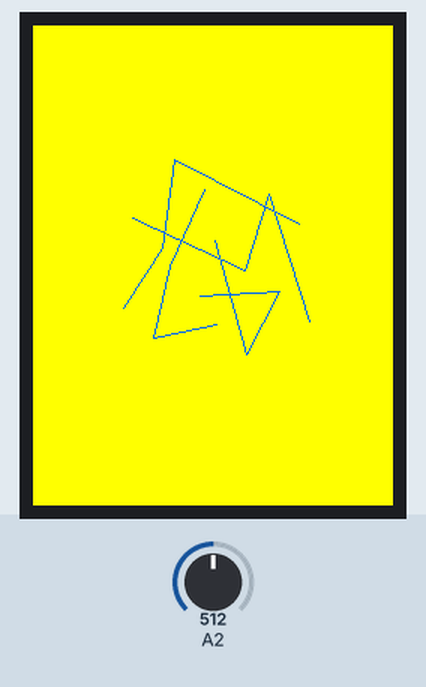
The sketch below on a simulated Teensy 4. Parts: 240×320 colour display. The inputs (shaded band) are chosen by the test bench; at power-on: A2 = 512. What the sketch prints to the serial monitor is not drawn.

Above: at 1.48 s.
1.5 s: A2 set to 716
At 1.61 s:
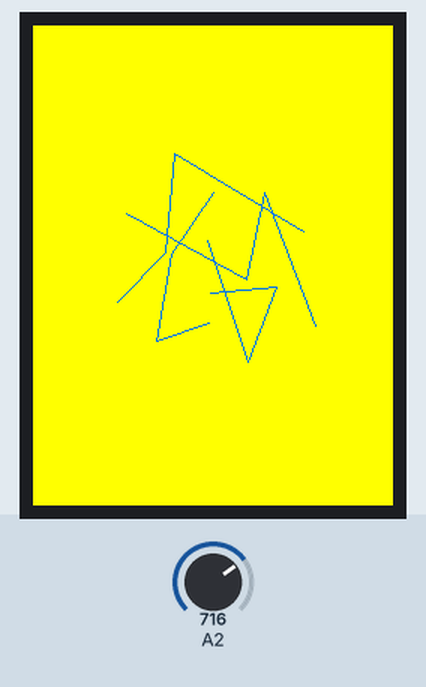
3.1 s: A2 set to 900
At 3.11 s:
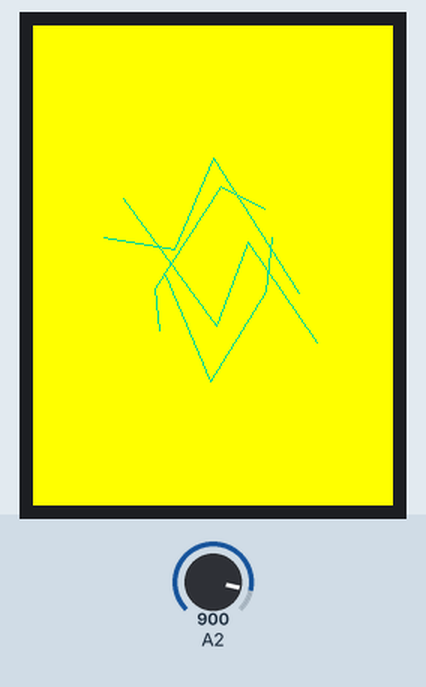
4.7 s: A2 set to 1011
At 4.75 s:
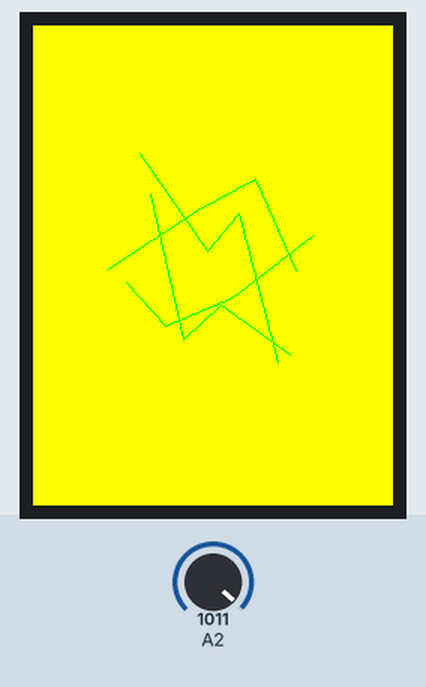
6.3 s: A2 set to 1023
At 6.33 s:
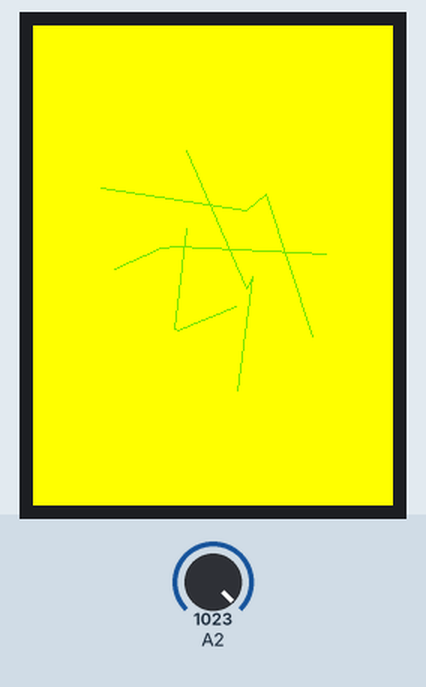
8.0 s: A2 set to 877
At 8.02 s:
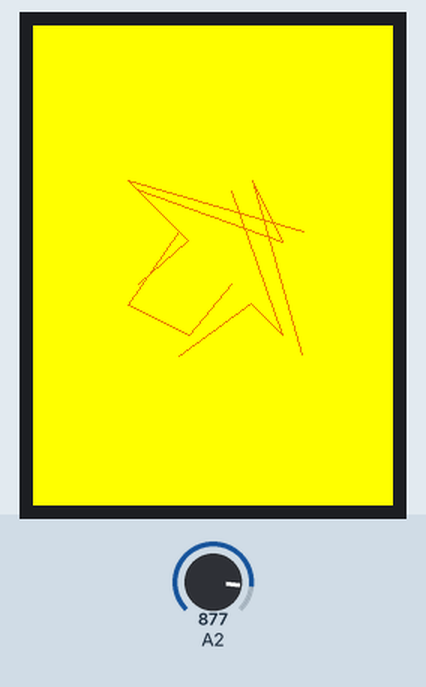
9.7 s: A2 set to 853
At 10.46 s:
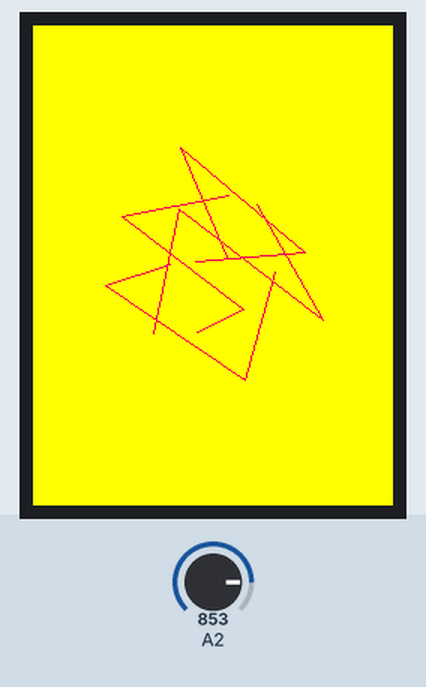

Measured:
- the behaviour switches between 1022 and 1023 on A2 (found by bisection; images 3 and 4)
- the behaviour switches between 870 and 869 on A2 (found by bisection; images 5 and 6)
- after the input at 3.1 s, the display: changes at once (image 2)
- after the input at 9.7 s, the display: first differs from a run without the input after 0.07 s (image 6 shows a later state)

The sketch:

TFT_3DCube.ino
```cpp
/*
  Draws a 3d rotating cube on the ILI9341 screen.
 */

#define TFT_DC  9
#define TFT_CS 10

#include "SPI.h"
#include "ILI9341_t3.h"

ILI9341_t3 tft = ILI9341_t3(TFT_CS, TFT_DC);

typedef struct
{
  uint16_t red   : 5;
  uint16_t green : 6;
  uint16_t blue  : 5;
} Color;


uint16_t Col;
Color PIX;


#define ScreenColor ILI9341_YELLOW
#define halfline 70

float angle;
float xx,xy,xz;
float yx,yy,yz;
float zx,zy,zz;

float fact;

int Xan,Yan;

int Xoff;
int Yoff;
int Zoff;

struct Point3d
{
  int x;
  int y;
  int z;
};

struct Point2d
{
  int x;
  int y;
};

int LinestoRender; // lines to render.
int OldLinestoRender; // lines to render just in case it changes. this makes sure the old lines all get erased.

struct Line3d
{
  Point3d p0;
  Point3d p1;
};

struct Line2d
{
  Point2d p0;
  Point2d p1;
};

Line3d Lines[12];
Line2d Render[12];
Line2d ORender[12];

/***********************************************************************************************************************************/
// Sets the global vars for the 3d transform. Any points sent through "process" will be transformed using these figures.
// only needs to be called if Xan or Yan are changed.
void SetVars(void)
{
  float Xan2,Yan2,Zan2;
  float s1,s2,s3,c1,c2,c3;

  Xan2 = Xan / fact; // convert degrees to radians.
  Yan2 = Yan / fact;

  // Zan is assumed to be zero

  s1 = sin(Yan2);
  s2 = sin(Xan2);

  c1 = cos(Yan2);
  c2 = cos(Xan2);

  xx = c1;
  xy = 0;
  xz = -s1;

  yx = (s1 * s2);
  yy = c2;
  yz = (c1 * s2);

  zx = (s1 * c2);
  zy = -s2;
  zz = (c1 * c2);
}
/***********************************************************************************************************************************/
// processes x1,y1,z1 and returns rx1,ry1 transformed by the variables set in SetVars()
// fairly heavy on floating point here.
// uses a bunch of global vars. Could be rewritten with a struct but possibly not worth the effort.
void ProcessLine(struct Line2d *ret,struct Line3d vec)
{
  float zvt1;
  int xv1,yv1,zv1;

  float zvt2;
  int xv2,yv2,zv2;

  int rx1,ry1;
  int rx2,ry2;

  int x1;
  int y1;
  int z1;

  int x2;
  int y2;
  int z2;

  int Ok;

  x1=vec.p0.x;
  y1=vec.p0.y;
  z1=vec.p0.z;

  x2=vec.p1.x;
  y2=vec.p1.y;
  z2=vec.p1.z;

  Ok=0; // defaults to not OK

  xv1 = (x1 * xx) + (y1 * xy) + (z1 * xz);
  yv1 = (x1 * yx) + (y1 * yy) + (z1 * yz);
  zv1 = (x1 * zx) + (y1 * zy) + (z1 * zz);

  zvt1 = zv1 - Zoff;


  if( zvt1 < -5){
    rx1 = 256 * (xv1 / zvt1) + Xoff;
    ry1 = 256 * (yv1 / zvt1) + Yoff;
    Ok=1; // ok we are alright for point 1.
  }

  xv2 = (x2 * xx) + (y2 * xy) + (z2 * xz);
  yv2 = (x2 * yx) + (y2 * yy) + (z2 * yz);
  zv2 = (x2 * zx) + (y2 * zy) + (z2 * zz);

  zvt2 = zv2 - Zoff;

  if( zvt2 < -5){
    rx2 = 256 * (xv2 / zvt2) + Xoff;
    ry2 = 256 * (yv2 / zvt2) + Yoff;
  }
  else
  {
    Ok=0;
  }

  if(Ok==1){

    ret->p0.x=rx1;
    ret->p0.y=ry1;

    ret->p1.x=rx2;
    ret->p1.y=ry2;
  }
  // The ifs here are checks for out of bounds. needs a bit more code here to "safe" lines
  //that will be way out of whack, so they dont get drawn and cause screen garbage.
}

/***********************************************************************************************************************************/
void setup() {

  tft.begin();
  Serial.begin(9600);

// in here is specific code for the display. change if you are using a different screen.
  tft.fillScreen(ScreenColor);

  fact = 180 / 3.14159259; // conversion from degrees to radians.

  Xoff = 120; // positions the center of the 3d conversion space into the center of the screen. This is usally screen_x_size / 2.
  Yoff = 160; // screen_y_size /2
  Zoff = 500;

  // line segments to draw a cube. basically p0 to p1. p1 to p2. p2 to p3 so on.
  // Front Face.

  Lines[0].p0.x=-halfline;
  Lines[0].p0.y=-halfline;
  Lines[0].p0.z=halfline;
  Lines[0].p1.x=halfline;
  Lines[0].p1.y=-halfline;
  Lines[0].p1.z=halfline;

  Lines[1].p0.x=halfline;
  Lines[1].p0.y=-halfline;
  Lines[1].p0.z=halfline;
  Lines[1].p1.x=halfline;
  Lines[1].p1.y=halfline;
  Lines[1].p1.z=halfline;

  Lines[2].p0.x=halfline;
  Lines[2].p0.y=halfline;
  Lines[2].p0.z=halfline;
  Lines[2].p1.x=-halfline;
  Lines[2].p1.y=halfline;
  Lines[2].p1.z=halfline;

  Lines[3].p0.x=-halfline;
  Lines[3].p0.y=halfline;
  Lines[3].p0.z=halfline;
  Lines[3].p1.x=-halfline;
  Lines[3].p1.y=-halfline;
  Lines[3].p1.z=halfline;

  //back face.

  Lines[4].p0.x=-halfline;
  Lines[4].p0.y=-halfline;
  Lines[4].p0.z=-halfline;
  Lines[4].p1.x=halfline;
  Lines[4].p1.y=-halfline;
  Lines[4].p1.z=-halfline;

  Lines[5].p0.x=halfline;
  Lines[5].p0.y=-halfline;
  Lines[5].p0.z=-halfline;
  Lines[5].p1.x=halfline;
  Lines[5].p1.y=halfline;
  Lines[5].p1.z=-halfline;

  Lines[6].p0.x=halfline;
  Lines[6].p0.y=halfline;
  Lines[6].p0.z=-halfline;
  Lines[6].p1.x=-halfline;
  Lines[6].p1.y=halfline;
  Lines[6].p1.z=-halfline;

  Lines[7].p0.x=-halfline;
  Lines[7].p0.y=halfline;
  Lines[7].p0.z=-halfline;
  Lines[7].p1.x=-halfline;
  Lines[7].p1.y=-halfline;
  Lines[7].p1.z=-halfline;

  // now the 4 edge lines.

  Lines[8].p0.x=-halfline;
  Lines[8].p0.y=-halfline;
  Lines[8].p0.z=halfline;
  Lines[8].p1.x=-halfline;
  Lines[8].p1.y=-halfline;
  Lines[8].p1.z=-halfline;

  Lines[9].p0.x=halfline;
  Lines[9].p0.y=-halfline;
  Lines[9].p0.z=halfline;
  Lines[9].p1.x=halfline;
  Lines[9].p1.y=-halfline;
  Lines[9].p1.z=-halfline;

  Lines[10].p0.x=-halfline;
  Lines[10].p0.y=halfline;
  Lines[10].p0.z=halfline;
  Lines[10].p1.x=-halfline;
  Lines[10].p1.y=halfline;
  Lines[10].p1.z=-halfline;

  Lines[11].p0.x=halfline;
  Lines[11].p0.y=halfline;
  Lines[11].p0.z=halfline;
  Lines[11].p1.x=halfline;
  Lines[11].p1.y=halfline;
  Lines[11].p1.z=-halfline;

  LinestoRender=12;
  OldLinestoRender=LinestoRender;
}
/***********************************************************************************************************************************/
int val;
void RenderImage( void)
{
  // renders all the lines after erasing the old ones.
  // in here is the only code actually interfacing with the screen. so if you use a different lib, this is where to change it.
  val = analogRead(2);
  val = map(val, 0, 1023, 0, 20);
  for (int i=0; i<OldLinestoRender; i++ )
  {
    tft.drawLine(ORender[i].p0.x,ORender[i].p0.y,ORender[i].p1.x,ORender[i].p1.y, ScreenColor); // erase the old lines.
  }

  for (int i=0; i<LinestoRender; i++ )
  {
    Render[i].p0.x -= val;
    Render[i].p0.y -= val;
    Render[i].p1.x += val;
    Render[i].p1.y += val;
    tft.drawLine(Render[i].p0.x,Render[i].p0.y,Render[i].p1.x,Render[i].p1.y, *(uint16_t*)&PIX);
  }
  OldLinestoRender=LinestoRender;
}

// Translate a hue "angle" -120 to 120 degrees (ie -2PI/3 to 2PI/3) to
// a 6-bit R channel value
//
inline int angle_to_channel(float a) {
  if(a < -PI)
    a += 2*PI;
  if(a < -2*PI/3  || a > 2*PI/3)
    return 0;
  float f_channel = cos(a*3/4); // remap 120-degree 0-1.0 to 90 ??
  return ceil(f_channel * 63);
}

/***********************************************************************************************************************************/

void loop() {

  PIX.red = angle_to_channel(angle)>>1;
  PIX.green = angle_to_channel(angle-2*PI/3);
  PIX.blue = angle_to_channel(angle-4*PI/3)>>1;

  angle += 0.02;
  if(angle > PI)
    angle -= 2*PI;

  Xan++;
  Yan++;

  Yan=Yan % 360;
  Xan=Xan % 360; // prevents overflow.

  SetVars(); //sets up the global vars to do the conversion.

  for(int i=0; i<LinestoRender ; i++)
  {
    ORender[i]=Render[i]; // stores the old line segment so we can delete it later.
    ProcessLine(&Render[i],Lines[i]); // converts the 3d line segments to 2d.
  }

  RenderImage(); // go draw it!
  Serial.println(*(uint16_t*)&PIX,HEX);
  delay(40);
}
/***********************************************************************************************************************************/
```
